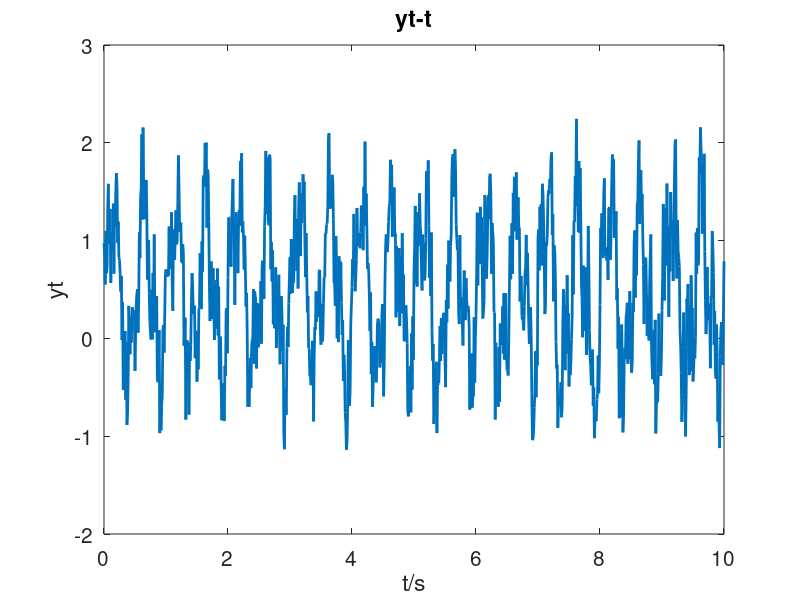

Write the MATLAB code that produced this figure.
t=0:0.01:10;
yt=0.1.*sin(15.*2.*pi.*t+0.1*pi).*exp(0.1.*t)-0.4.*cos(5.*2.*pi.*t...
    +0.7*pi)+0.8.*sin(2.*2.*pi.*t-0.1*pi)+rand(1,length(t));
figure; set(gcf,'DefaultAxesFontSize',15);
plot(t,yt,'linewidth',2);title('yt-t');xlabel('t/s');ylabel('yt');
fid = fopen('yt_t.txt', 'w');
out=[t;yt];
fprintf(fid, '%6.2f %12.8f\n', out);
fclose(fid);
